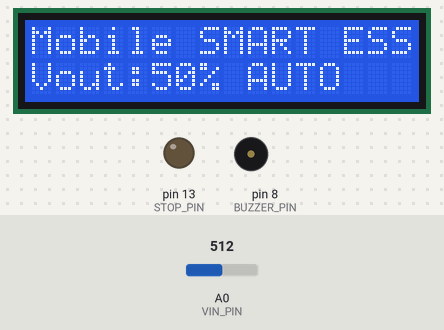
A sketch run on a simulated Arduino Uno, built with avr-gcc and run on an emulated ATmega328P. On the bench: 16×2 character LCD, output pins drawn as LEDs (lit = HIGH), buzzer (waves = sounding, pin HIGH). Inputs (shaded band) come from the test bench; at power-on: A0 (VIN_PIN) = 512. What the sketch prints to the serial monitor is not drawn.

Above: at 2.7 s.
2.8 s: A0 (VIN_PIN) set to 716
At 4.5 s:
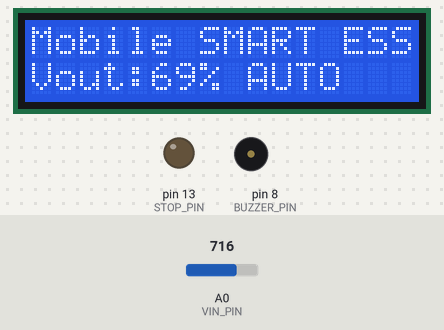
5.6 s: A0 (VIN_PIN) set to 900
At 7.3 s:
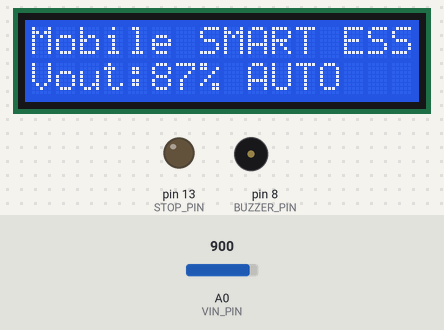
9.1 s: A0 (VIN_PIN) set to 1023
At 11.5 s:
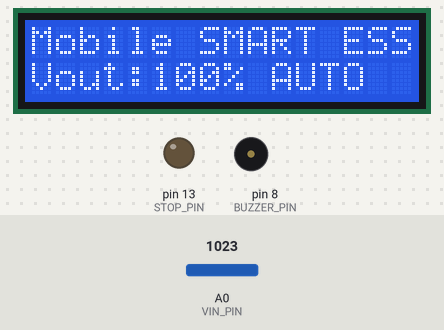
Timing chart, 0 to 12.6 s (numbered marks = the images above; inputs shaded):
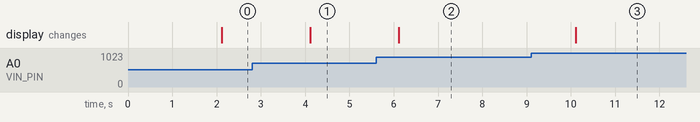

Measured:
- after the input at 2.8 s, the display: changes after 1.3 s (image 1)
- after the input at 5.6 s, the display: changes after 0.52 s (image 2)
- after the input at 9.1 s, the display: changes after 1.0 s (image 3)

The sketch:

mobileSolarIOT_BT.ino
```cpp
#include <SoftwareSerial.h>
#include <Wire.h>
#include <DHT.h>
#include <TimerOne.h>
#include <LiquidCrystal_I2C.h>

#define VIN_PIN A0

#define BUZZER_PIN 8
#define STOP_PIN 13

#define DEBUG

#define CDS_PIN A0

#define ARR_CNT 5
#define CMD_SIZE 50
char lcdLine1[17] = "Mobile SMART ESS ";
char lcdLine2[17] = "";
char sendBuf[CMD_SIZE];
char recvId[10] = "ESS_LIN";


bool ledOn = false;         // LED의 현재 상태 (on/off)
bool timerIsrFlag = false;
unsigned int secCount;

int Vout = 0;

int stopFlag=0; // 0 normal mode
                // 1 emergency stop mode

int getSensorTime;

LiquidCrystal_I2C lcd(0x27, 16, 2);

SoftwareSerial BTSerial(10, 11);  // RX ==>BT:TXD, TX ==> BT:RX
//시리얼 모니터에서 9600bps, line ending 없음 설정 후 AT명령 --> OK 리턴
//AT+NAMEiotxx ==> OKname   : 이름 변경 iotxx
void setup() {
#ifdef DEBUG
  Serial.begin(9600);
  Serial.println("setup() start!");
#endif
  lcd.init();
  lcd.backlight();
  lcdDisplay(0, 0, lcdLine1);
  lcdDisplay(0, 1, lcdLine2);
  //  pinMode(BUTTON_PIN, INPUT_PULLUP);    //MCU내부 풀업 활성화

  pinMode(BUZZER_PIN, OUTPUT);

  pinMode(STOP_PIN, OUTPUT);
  BTSerial.begin(9600);  // set the data rate for the SoftwareSerial port
  Timer1.initialize(1000000);
  Timer1.attachInterrupt(timerIsr);  // timerIsr to run every 1 seconds

}

void loop() {
  if (BTSerial.available())
    bluetoothEvent();

  if (timerIsrFlag) {
    timerIsrFlag = false;
    if (!(secCount % 2)) {  //2초에 한번 실행

      Vout = map(analogRead(VIN_PIN), 0, 1023, 0, 100);

      if(stopFlag){
        sprintf(lcdLine2, "Vout:%d%% STOP", Vout);
      }
      else{
        sprintf(lcdLine2, "Vout:%d%% AUTO", Vout);
      }

      lcdDisplay(0, 1, lcdLine2);
#ifdef DEBUG
      Serial.println(lcdLine2);
#endif
    }
  }

#ifdef DEBUG
  if (Serial.available())
    BTSerial.write(Serial.read());
#endif
}
void bluetoothEvent() {
  int i = 0;
  char* pToken;
  char* pArray[ARR_CNT] = { 0 };
  char recvBuf[CMD_SIZE] = { 0 };
  int len = BTSerial.readBytesUntil('\n', recvBuf, sizeof(recvBuf) - 1);

#ifdef DEBUG
  Serial.print("Recv : ");
  Serial.println(recvBuf);
#endif

  pToken = strtok(recvBuf, "[@]");
  while (pToken != NULL) {
    pArray[i] = pToken;
    if (++i >= ARR_CNT)
      break;
    pToken = strtok(NULL, "[@]");
  }
  //recvBuf : [XXX_LIN]LED@ON
  //pArray[0] = "XXX_LIN"   : 송신자 ID
  //pArray[1] = "LED"
  //pArray[2] = "ON"
  //pArray[3] = 0x0

  if (!strcmp(pArray[1], "STOP")) {
    if (!strcmp(pArray[2], "ON")) {
      digitalWrite(STOP_PIN, HIGH);
      sprintf(sendBuf, "[%s]%s@%s\n", pArray[0], pArray[1], pArray[2]);
      stopFlag = 1;
    } else if (!strcmp(pArray[2], "OFF")) {
      digitalWrite(STOP_PIN, LOW);
      sprintf(sendBuf, "[%s]%s@%s\n", pArray[0], pArray[1], pArray[2]);
      stopFlag = 0;
    }
    // sprintf(sendBuf, "[%s]%s@%s\n", pArray[0], pArray[1], pArray[2]);
  }
  else if (!strcmp(pArray[1], "BUZZ")) {
    if (!strcmp(pArray[2], "ON")) {
      digitalWrite(BUZZER_PIN, HIGH);
      sprintf(sendBuf, "[%s]%s@%s\n", pArray[0], pArray[1], pArray[2]);
      //stopFlag = 1;
    } else if (!strcmp(pArray[2], "OFF")) {
      digitalWrite(BUZZER_PIN, LOW);
      sprintf(sendBuf, "[%s]%s@%s\n", pArray[0], pArray[1], pArray[2]);
      //stopFlag = 0;
    }
  }
  else if (!strncmp(pArray[1], " New", 4))  // New Connected
  {
    return;
  } else if (!strncmp(pArray[1], " Alr", 4))  //Already logged
  {
    return;
  }

#ifdef DEBUG
  Serial.print("Send : ");
  Serial.print(sendBuf);
#endif
  BTSerial.write(sendBuf);
}
void timerIsr() {
  timerIsrFlag = true;
  secCount++;
}
void lcdDisplay(int x, int y, char* str) {
  int len = 16 - strlen(str);
  lcd.setCursor(x, y);
  lcd.print(str);
  for (int i = len; i > 0; i--)
    lcd.write(' ');
}
```
